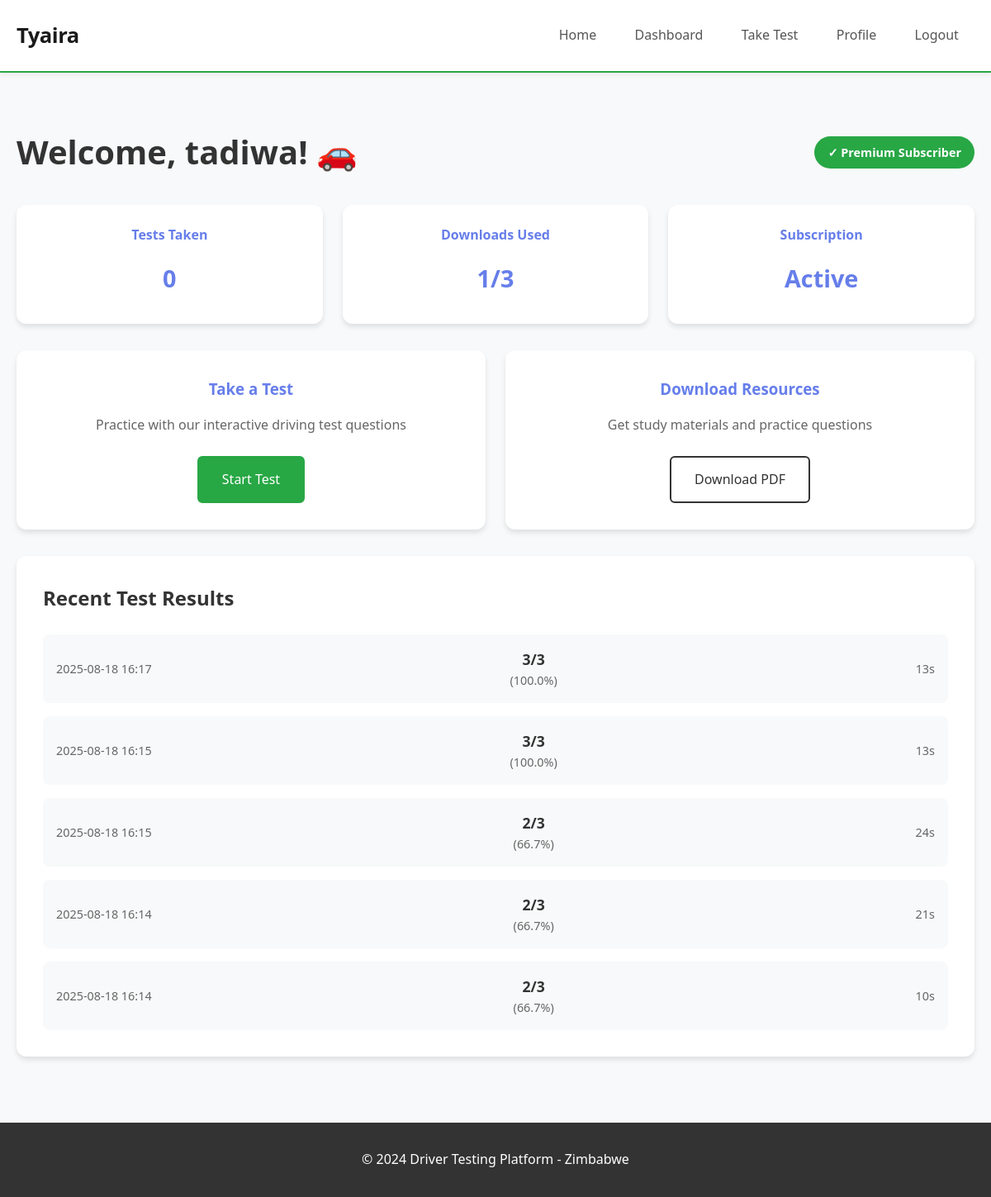
The page /dashboard (signed in) on the database its author committed.
### app.py (models this page shows)
class User(UserMixin, db.Model):
    id = db.Column(db.Integer, primary_key=True)
    username = db.Column(db.String(80), unique=True, nullable=False)
    email = db.Column(db.String(120), unique=True, nullable=False)
    password_hash = db.Column(db.String(120), nullable=False)
    is_subscriber = db.Column(db.Boolean, default=False)
    subscription_date = db.Column(db.DateTime)
    tests_taken = db.relationship('TestResult', backref='user', lazy=True)
    downloads_count = db.Column(db.Integer, default=0)

class TestResult(db.Model):
    id = db.Column(db.Integer, primary_key=True)
    user_id = db.Column(db.Integer, db.ForeignKey('user.id'), nullable=False)
    score = db.Column(db.Integer, nullable=False)
    total_questions = db.Column(db.Integer, nullable=False)
    test_date = db.Column(db.DateTime, default=datetime.utcnow)
    time_taken = db.Column(db.Integer)  # in seconds

### app.py (the view)
@app.route('/dashboard')
@login_required
def dashboard():
    user_tests = TestResult.query.filter_by(user_id=current_user.id).order_by(TestResult.test_date.desc()).limit(5)
    return render_template('dashboard.html', user=current_user, tests=user_tests)

### app.py (called while the page is built)
@login_manager.user_loader
def load_user(user_id):
    return User.query.get(int(user_id))

### templates/dashboard.html (shortened to what this page needs)
{% extends "base.html" %}
{% block content %}
<div class="dashboard">
    <div class="dashboard-header">
        <h1>Welcome, {{ user.username }}! 🚗</h1>
        <div class="user-status">
            {% if user.is_subscriber %}
                <span class="status-badge subscribed">✓ Premium Subscriber</span>
            {% else %}
                <span class="status-badge free">Free Tier</span>
            {% endif %}
        </div>
    </div>
    <div class="dashboard-stats">
        <div class="stat-card">
            <h3>Tests Taken</h3>
            <div class="stat-number">{{ user.tests|length }}</div>
        </div>
        <div class="stat-card">
            <h3>Downloads Used</h3>
            <div class="stat-number">{{ user.downloads_count }}/3</div>
        </div>
        {% if user.is_subscriber %}
            <div class="stat-card">
                <h3>Subscription</h3>
                <div class="stat-number">Active</div>
            </div>
        {% endif %}
    </div>
    <div class="dashboard-actions">
        <div class="action-card">
            <h3>Take a Test</h3>
            <p>Practice with our interactive driving test questions</p>
            <a href="{{ url_for('take_test') }}" class="btn btn-primary">Start Test</a>
        </div>
        <div class="action-card">
            <h3>Download Resources</h3>
            <p>Get study materials and practice questions</p>
            <a href="{{ url_for('download_pdf') }}" class="btn btn-secondary">Download PDF</a>
        </div>
    </div>
    {% if tests %}
    <div class="recent-tests">
        <h2>Recent Test Results</h2>
        <div class="test-results">
            {% for test in tests %}
            <div class="test-result">
                <div class="test-date">{{ test.test_date.strftime('%Y-%m-%d %H:%M') }}</div>
                <div class="test-score">
                    <span class="score">{{ test.score }}/{{ test.total_questions }}</span>
                    <span class="percentage">({{ "%.1f"|format(test.score / test.total_questions * 100) }}%)</span>
                </div>
                <div class="test-time">{{ test.time_taken }}s</div>
            </div>
            {% endfor %}
        </div>
    </div>
    {% endif %}
</div>
{% endblock %}

### templates/base.html (shortened to what this page needs)
<!DOCTYPE html>
<html lang="en">
<head>
    <link rel="stylesheet" href="{{ url_for('static', filename='style.css') }}">
</head>
<body>
    <nav class="navbar">
        <div class="nav-container">
            <a href="{{ url_for('index') }}" class="nav-logo">Tyaira</a>
            <div class="nav-menu">
                <a href="{{ url_for('index') }}" class="nav-link">Home</a>
                {% if current_user.is_authenticated %}
                    <a href="{{ url_for('dashboard') }}" class="nav-link">Dashboard</a>
                    <a href="{{ url_for('take_test') }}" class="nav-link">Take Test</a>
                    <a href="{{ url_for('profile') }}" class="nav-link">Profile</a>
                    <a href="{{ url_for('logout') }}" class="nav-link">Logout</a>
                {% else %}
                    <a href="{{ url_for('login') }}" class="nav-link">Login</a>
                    <a href="{{ url_for('register') }}" class="nav-link">Register</a>
                {% endif %}
            </div>
        </div>
    </nav>
    <main class="container">
        {% block content %}{% endblock %}
    </main>
    <footer class="footer">
        <p>&copy; 2024 Driver Testing Platform - Zimbabwe</p>
    </footer>
</body>
</html>

### static/style.css (style rules this page uses)
* { margin: 0; padding: 0; box-sizing: border-box; }
body { font-family: 'Segoe UI', Tahoma, Geneva, Verdana, sans-serif; line-height: 1.6; color: #333; background-color: #f8f9fa; }
.container { max-width: 1200px; margin: 0 auto; padding: 0 20px; }
.navbar { background: white; padding: 1.2rem 0; box-shadow: 0 2px 8px rgba(0, 0, 0, 0.08); margin-bottom: 2rem; border-bottom: 2px solid #28a745; }
.nav-container { max-width: 1200px; margin: 0 auto; padding: 0 20px; display: flex; justify-content: space-between; align-items: center; }
.nav-logo { color: #1a1a1a; text-decoration: none; font-size: 1.6rem; font-weight: 700; letter-spacing: -0.5px; }
.nav-menu { display: flex; gap: 0.5rem; align-items: center; }
.nav-link { color: #555; text-decoration: none; padding: 0.7rem 1.2rem; border-radius: 6px; transition: all 0.2s ease; font-weight: 500; position: relative; }
.btn { display: inline-block; padding: 14px 28px; text-decoration: none; border-radius: 6px; font-weight: 500; text-align: center; transition: all 0.2s ease; border: 2px solid transparent; cursor: pointer; font-size: 1rem; }
.btn-primary { background: #28a745; color: white; border-color: #28a745; }
.btn-secondary { background: white; color: #333; border-color: #333; }
.subscribed { background: #28a745; color: white; padding: 0.5rem 1rem; border-radius: 20px; font-weight: 600; }
.dashboard { padding: 2rem 0; }
.dashboard-header { display: flex; justify-content: space-between; align-items: center; margin-bottom: 2rem; flex-wrap: wrap; gap: 1rem; }
.dashboard-header h1 { color: #333; font-size: 2.5rem; }
.user-status { display: flex; gap: 1rem; }
.status-badge { padding: 0.5rem 1rem; border-radius: 20px; font-weight: 600; font-size: 0.9rem; }
.status-badge.subscribed { background: #28a745; color: white; }
.dashboard-stats { display: grid; grid-template-columns: repeat(auto-fit, minmax(200px, 1fr)); gap: 1.5rem; margin-bottom: 2rem; }
.stat-card { background: white; padding: 1.5rem; border-radius: 12px; box-shadow: 0 4px 6px rgba(0,0,0,0.1); text-align: center; }
.stat-card h3 { color: #667eea; margin-bottom: 1rem; font-size: 1rem; }
.stat-number { font-size: 2rem; font-weight: bold; color: #333; }
.dashboard-actions { display: grid; grid-template-columns: repeat(auto-fit, minmax(300px, 1fr)); gap: 1.5rem; margin-bottom: 2rem; }
.action-card { background: white; padding: 2rem; border-radius: 12px; box-shadow: 0 4px 6px rgba(0,0,0,0.1); text-align: center; transition: transform 0.3s ease; }
.action-card h3 { color: #667eea; margin-bottom: 1rem; }
.action-card p { margin-bottom: 1.5rem; color: #666; }
.recent-tests { background: white; padding: 2rem; border-radius: 12px; box-shadow: 0 4px 6px rgba(0,0,0,0.1); }
.recent-tests h2 { margin-bottom: 1.5rem; color: #333; }
.test-results { display: flex; flex-direction: column; gap: 1rem; }
.test-result { display: flex; justify-content: space-between; align-items: center; padding: 1rem; background: #f8f9fa; border-radius: 8px; flex-wrap: wrap; gap: 1rem; }
.test-date { color: #666; font-size: 0.9rem; }
.test-score { display: flex; flex-direction: column; align-items: center; }
.score { font-weight: bold; font-size: 1.1rem; }
.percentage { color: #666; font-size: 0.9rem; }
.test-time { color: #666; font-size: 0.9rem; }
.footer { background: #333; color: white; text-align: center; padding: 2rem 0; margin-top: 3rem; }
.stat-number { font-size: 1.8rem; font-weight: bold; color: #667eea; margin-bottom: 0.5rem; }

### rows shown on the page
User: username "tadiwa", downloads_count "1"
TestResult: test_date "2025-08-18 16:17", score "3", total_questions "3", test.score/test.total_questions*100 "100.0", time_taken "13"
TestResult: test_date "2025-08-18 16:15", score "3", total_questions "3", test.score/test.total_questions*100 "100.0", time_taken "13"
TestResult: test_date "2025-08-18 16:15", score "2", total_questions "3", test.score/test.total_questions*100 "66.7", time_taken "24"
TestResult: test_date "2025-08-18 16:14", score "2", total_questions "3", test.score/test.total_questions*100 "66.7", time_taken "21"
TestResult: test_date "2025-08-18 16:14", score "2", total_questions "3", test.score/test.total_questions*100 "66.7", time_taken "10"

### other values the page prints
{{ user.tests|length }} "0"
